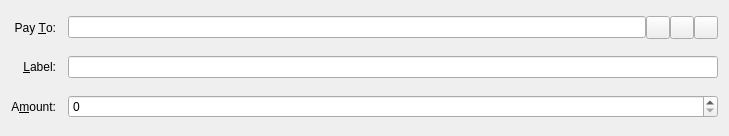
<?xml version="1.0" encoding="UTF-8"?>
<ui version="4.0">
 <class>SendCoinsEntry</class>
 <widget class="QFrame" name="SendCoinsEntry">
  <property name="geometry">
   <rect>
    <x>0</x>
    <y>0</y>
    <width>729</width>
    <height>136</height>
   </rect>
  </property>
  <property name="windowTitle">
   <string>Form</string>
  </property>
  <property name="frameShape">
   <enum>QFrame::NoFrame</enum>
  </property>
  <property name="frameShadow">
   <enum>QFrame::Plain</enum>
  </property>
  <layout class="QGridLayout" name="gridLayout">
   <property name="spacing">
    <number>12</number>
   </property>
   <item row="5" column="0">
    <widget class="QLabel" name="label">
     <property name="text">
      <string>A&amp;mount:</string>
     </property>
     <property name="alignment">
      <set>Qt::AlignRight|Qt::AlignTrailing|Qt::AlignVCenter</set>
     </property>
     <property name="buddy">
      <cstring>payAmount</cstring>
     </property>
    </widget>
   </item>
   <item row="3" column="0">
    <widget class="QLabel" name="label_2">
     <property name="text">
      <string>Pay &amp;To:</string>
     </property>
     <property name="alignment">
      <set>Qt::AlignRight|Qt::AlignTrailing|Qt::AlignVCenter</set>
     </property>
     <property name="buddy">
      <cstring>payTo</cstring>
     </property>
    </widget>
   </item>
   <item row="5" column="1">
    <widget class="BitcoinAmountField" name="payAmount"/>
   </item>
   <item row="4" column="1">
    <layout class="QHBoxLayout" name="horizontalLayout_2">
     <property name="spacing">
      <number>0</number>
     </property>
     <item>
      <widget class="QValidatedLineEdit" name="addAsLabel">
       <property name="enabled">
        <bool>true</bool>
       </property>
       <property name="toolTip">
        <string>Enter a label for this address to add it to your address book</string>
       </property>
      </widget>
     </item>
    </layout>
   </item>
   <item row="4" column="0">
    <widget class="QLabel" name="label_4">
     <property name="text">
      <string>&amp;Label:</string>
     </property>
     <property name="alignment">
      <set>Qt::AlignRight|Qt::AlignTrailing|Qt::AlignVCenter</set>
     </property>
     <property name="buddy">
      <cstring>addAsLabel</cstring>
     </property>
    </widget>
   </item>
   <item row="3" column="1">
    <layout class="QHBoxLayout" name="payToLayout">
     <property name="spacing">
      <number>0</number>
     </property>
     <item>
      <widget class="QValidatedLineEdit" name="payTo">
       <property name="toolTip">
        <string>The address to send the payment to  (e.g. monkeyfwYhBmGXcFP2Po1NpRUEiK8km2)</string>
       </property>
       <property name="maxLength">
        <number>34</number>
       </property>
      </widget>
     </item>
     <item>
      <widget class="QToolButton" name="addressBookButton">
       <property name="toolTip">
        <string>Choose address from address book</string>
       </property>
       <property name="text">
        <string/>
       </property>
       <property name="icon">
        <iconset resource="../bitcoin.qrc">
         <normaloff>:/icons/address-book</normaloff>:/icons/address-book</iconset>
       </property>
       <property name="shortcut">
        <string>Alt+A</string>
       </property>
      </widget>
     </item>
     <item>
      <widget class="QToolButton" name="pasteButton">
       <property name="toolTip">
        <string>Paste address from clipboard</string>
       </property>
       <property name="text">
        <string/>
       </property>
       <property name="icon">
        <iconset resource="../bitcoin.qrc">
         <normaloff>:/icons/editpaste</normaloff>:/icons/editpaste</iconset>
       </property>
       <property name="shortcut">
        <string>Alt+P</string>
       </property>
      </widget>
     </item>
     <item>
      <widget class="QToolButton" name="deleteButton">
       <property name="toolTip">
        <string>Remove this recipient</string>
       </property>
       <property name="text">
        <string/>
       </property>
       <property name="icon">
        <iconset resource="../bitcoin.qrc">
         <normaloff>:/icons/remove</normaloff>:/icons/remove</iconset>
       </property>
      </widget>
     </item>
    </layout>
   </item>
  </layout>
 </widget>
 <customwidgets>
  <customwidget>
   <class>BitcoinAmountField</class>
   <extends>QSpinBox</extends>
   <header>bitcoinamountfield.h</header>
   <container>1</container>
  </customwidget>
  <customwidget>
   <class>QValidatedLineEdit</class>
   <extends>QLineEdit</extends>
   <header>qvalidatedlineedit.h</header>
  </customwidget>
 </customwidgets>
 <resources>
  <include location="../bitcoin.qrc"/>
 </resources>
 <connections/>
</ui>
